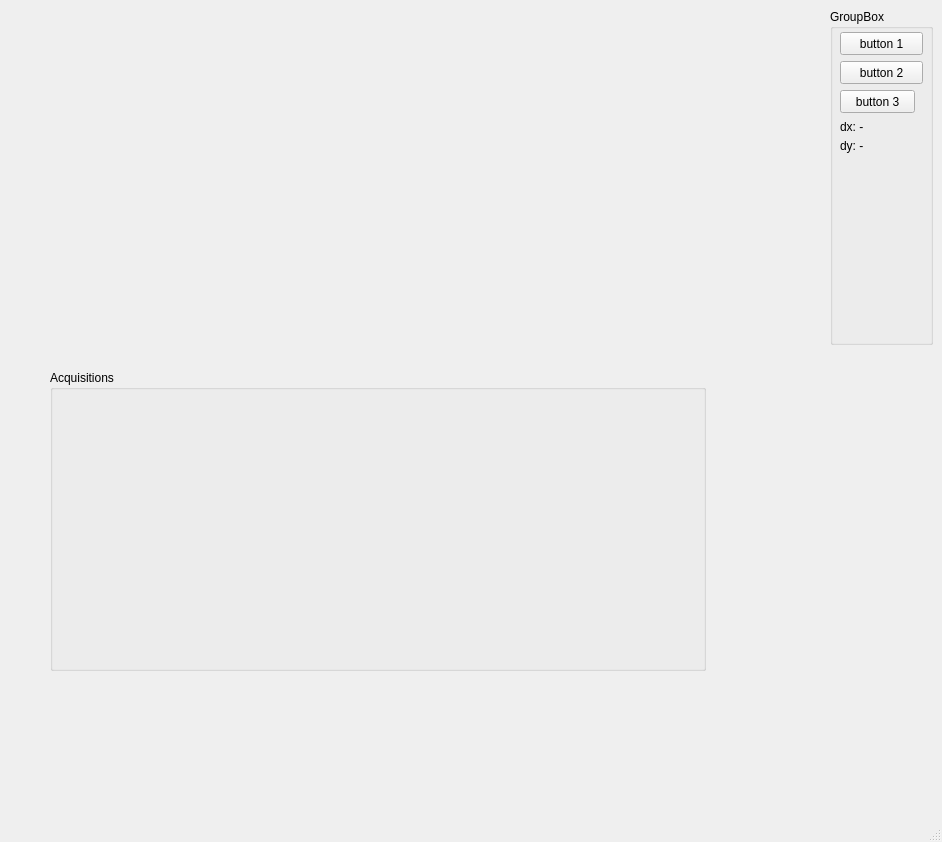
<?xml version="1.0" encoding="UTF-8"?>
<ui version="4.0">
 <class>MainWindow</class>
 <widget class="QMainWindow" name="MainWindow">
  <property name="geometry">
   <rect>
    <x>0</x>
    <y>0</y>
    <width>942</width>
    <height>842</height>
   </rect>
  </property>
  <property name="windowTitle">
   <string>MainWindow</string>
  </property>
  <widget class="QWidget" name="centralwidget">
   <widget class="QGroupBox" name="groupBox_2">
    <property name="geometry">
     <rect>
      <x>830</x>
      <y>9</y>
      <width>103</width>
      <height>336</height>
     </rect>
    </property>
    <property name="title">
     <string>GroupBox</string>
    </property>
    <widget class="QPushButton" name="btnAcquire1">
     <property name="geometry">
      <rect>
       <x>10</x>
       <y>23</y>
       <width>83</width>
       <height>23</height>
      </rect>
     </property>
     <property name="text">
      <string>button 1</string>
     </property>
    </widget>
    <widget class="QPushButton" name="btnAcquire2">
     <property name="geometry">
      <rect>
       <x>10</x>
       <y>52</y>
       <width>83</width>
       <height>23</height>
      </rect>
     </property>
     <property name="text">
      <string>button 2</string>
     </property>
    </widget>
    <widget class="QPushButton" name="btnEval">
     <property name="geometry">
      <rect>
       <x>10</x>
       <y>81</y>
       <width>75</width>
       <height>23</height>
      </rect>
     </property>
     <property name="text">
      <string>button 3</string>
     </property>
    </widget>
    <widget class="QLabel" name="lbl_dx">
     <property name="geometry">
      <rect>
       <x>10</x>
       <y>110</y>
       <width>23</width>
       <height>16</height>
      </rect>
     </property>
     <property name="text">
      <string>dx: -</string>
     </property>
    </widget>
    <widget class="QLabel" name="lbl_dy">
     <property name="geometry">
      <rect>
       <x>10</x>
       <y>129</y>
       <width>23</width>
       <height>16</height>
      </rect>
     </property>
     <property name="text">
      <string>dy: -</string>
     </property>
    </widget>
   </widget>
   <widget class="QGroupBox" name="groupBox">
    <property name="geometry">
     <rect>
      <x>50</x>
      <y>370</y>
      <width>656</width>
      <height>301</height>
     </rect>
    </property>
    <property name="title">
     <string>Acquisitions</string>
    </property>
    <layout class="QHBoxLayout" name="horizontalLayout">
     <item>
      <widget class="Itom2dQwtPlot" name="plot1">
       <property name="toolbarVisible">
        <bool>true</bool>
       </property>
       <property name="xAxisVisible" stdset="0">
        <bool>true</bool>
       </property>
       <property name="yAxisVisible" stdset="0">
        <bool>true</bool>
       </property>
       <property name="yAxisFlipped" stdset="0">
        <bool>true</bool>
       </property>
      </widget>
     </item>
     <item>
      <widget class="Itom2dQwtPlot" name="plot2">
       <property name="toolbarVisible">
        <bool>true</bool>
       </property>
       <property name="xAxisVisible" stdset="0">
        <bool>true</bool>
       </property>
       <property name="yAxisVisible" stdset="0">
        <bool>true</bool>
       </property>
       <property name="yAxisFlipped" stdset="0">
        <bool>true</bool>
       </property>
      </widget>
     </item>
    </layout>
   </widget>
   <widget class="GraphicViewPlot" name="plotLive">
    <property name="geometry">
     <rect>
      <x>40</x>
      <y>10</y>
      <width>641</width>
      <height>341</height>
     </rect>
    </property>
   </widget>
  </widget>
  <widget class="QMenuBar" name="menubar">
   <property name="geometry">
    <rect>
     <x>0</x>
     <y>0</y>
     <width>942</width>
     <height>21</height>
    </rect>
   </property>
  </widget>
  <widget class="QStatusBar" name="statusbar"/>
 </widget>
 <customwidgets>
  <customwidget>
   <class>Itom2dQwtPlot</class>
   <extends>QMainWindow</extends>
   <header>itom2dqwtplot.h</header>
  </customwidget>
  <customwidget>
   <class>GraphicViewPlot</class>
   <extends>QMainWindow</extends>
   <header>graphicViewPlot.h</header>
  </customwidget>
 </customwidgets>
 <resources/>
 <connections/>
</ui>
